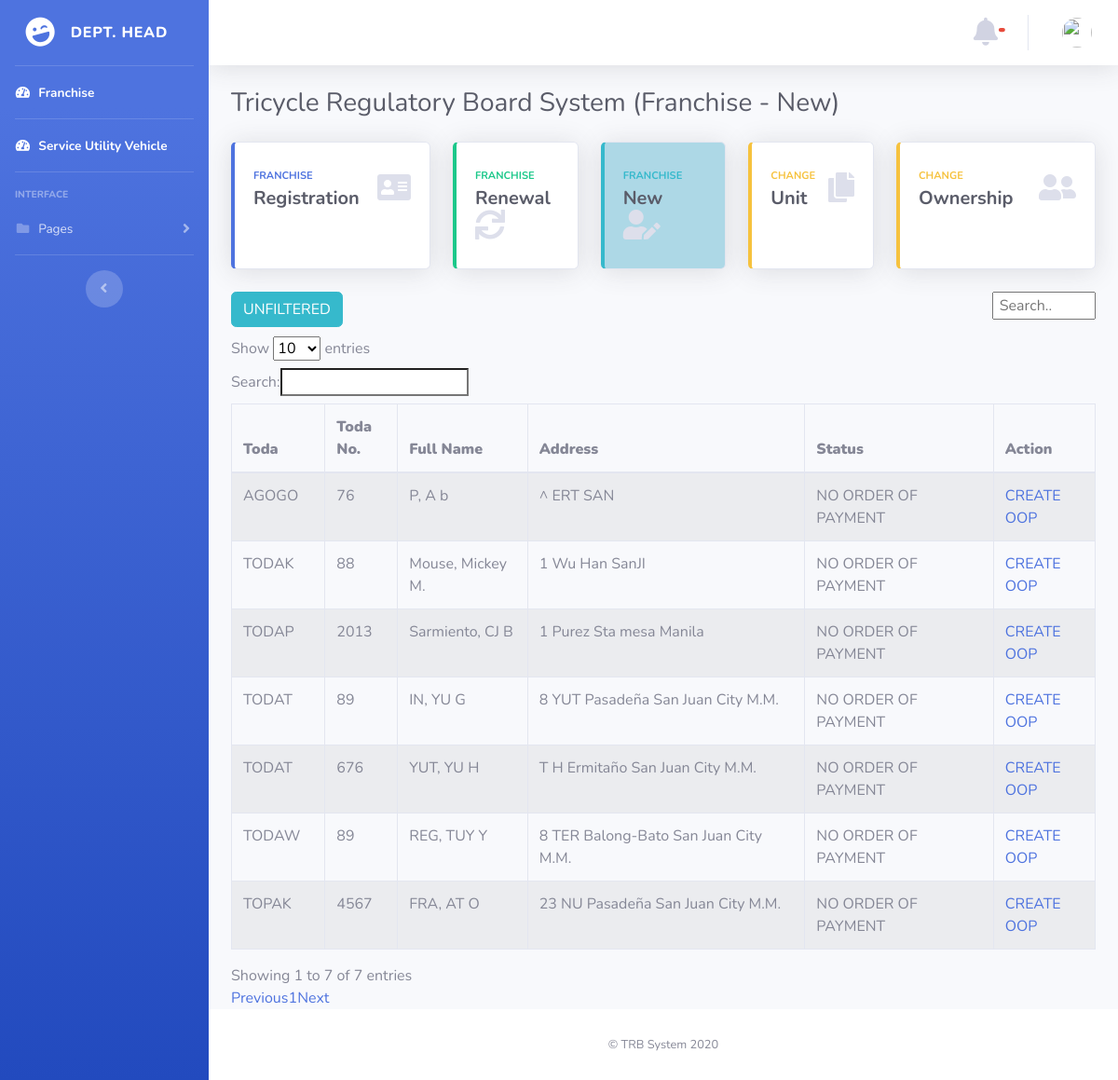
The page /admin2/index_table.php on the database as committed earlier.
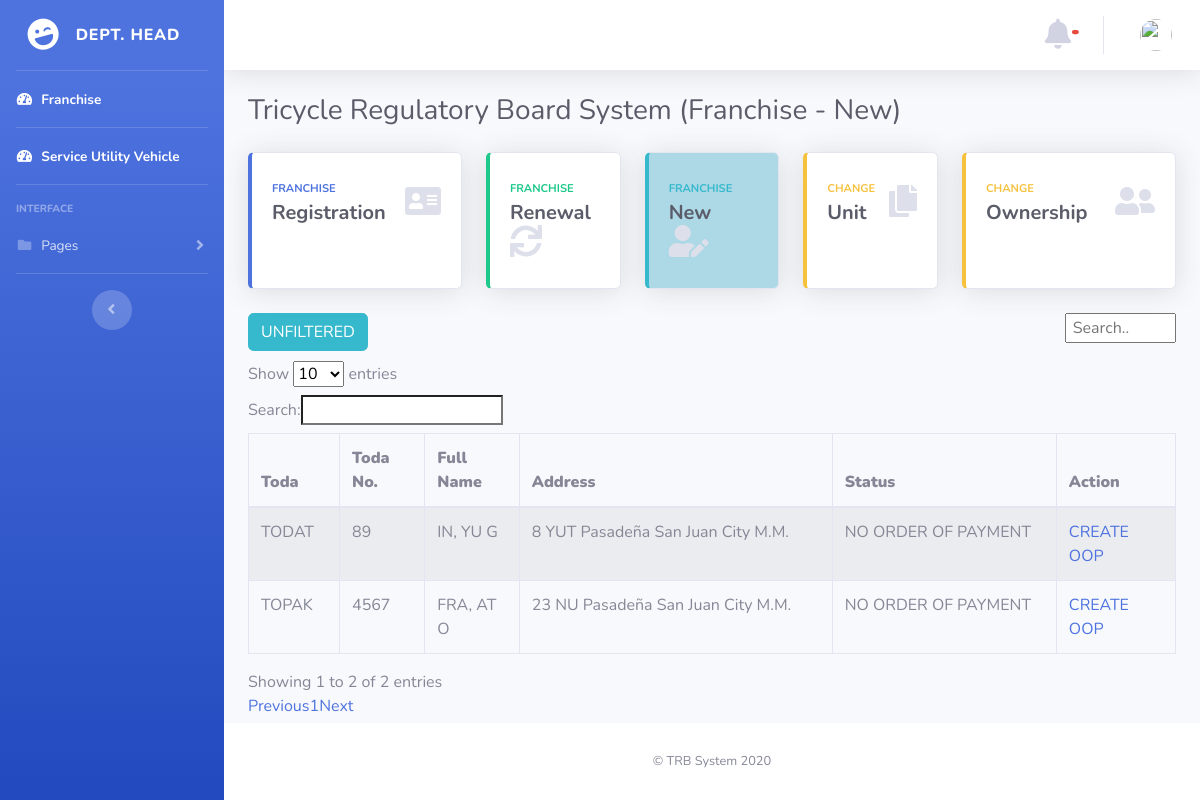
The same page on the database as committed later.
### tables this page shows
CREATE TABLE `tricycle_operator` (
  `id_no` int(11) NOT NULL,
  `first_name` varchar(25) NOT NULL,
  `middle_name` varchar(25) NOT NULL,
  `last_name` varchar(25) NOT NULL,
  `house_no` varchar(25) NOT NULL,
  `street` varchar(25) NOT NULL,
  `barangay` varchar(25) NOT NULL,
  `city` varchar(25) NOT NULL,
  `case_no` varchar(25) NOT NULL,
  `toda` varchar(25) NOT NULL,
  `toda_no` smallint(6) NOT NULL,
  `make` varchar(25) NOT NULL,
  `motor_no` varchar(25) NOT NULL,
  `chasis_no` varchar(25) NOT NULL,
  `plate_no` varchar(25) NOT NULL,
  `date` varchar(25) NOT NULL,
  `unit` smallint(6) NOT NULL,
  `status` int(6) NOT NULL,
  `seen_status` int(11) NOT NULL
);

### admin2/index_table.php (the view, shortened to what the changed rows need)
<!DOCTYPE html>
<html lang="en">
<head>
  <link href="../vendor/fontawesome-free/css/all.min.css" rel="stylesheet" type="text/css">
  <link href="../css/sb-admin-2.min.css" rel="stylesheet">
</head>
<body id="page-top">
  <?php require('nav.php');  ?>
        <div class="container-fluid">
          <div class="d-sm-flex align-items-center justify-content-between mb-4">
            <h1 class="h3 mb-0 text-gray-800">Tricycle Regulatory Board System (Franchise - New)</h1>
          </div>
          <div class="row">
            <div class="col-xl-3 col-md-6 mb-4">
            </div>
            <div class="col-xl-2 col-md-6 mb-4">
            </div>
            <div class="col-xl-2 col-md-6 mb-4">
            </div>
            <div class="col-xl-2 col-md-6 mb-4">
            </div>
          <div class="col-xl-3 col-md-6 mb-4">
          </div>
        </div>
             <div class="">
               <a href="index.php" class="btn btn-info" style="margin-bottom: 1%;">UNFILTERED</a>
               <input id="myInput" type="text" placeholder=" Search.." style="display: block; float: right; width: 12%;  ">
             </div>
<link rel='stylesheet' href='https://cdn.datatables.net/1.10.12/css/dataTables.bootstrap.min.css' />
          <?php
            require ("../database.php");
            $result = 'select * from tricycle_operator where status = 1';
            $statement = $connection->prepare($result);
            $statement->execute();
            $payments = $statement->fetchAll(PDO::FETCH_OBJ);
            echo "<table border='1'  class='table table-striped table-bordered table-hover' id='dataTables-example' >
                            <thead>
                    <tr>
                      <th><b>Toda</b></td></th>
                      <th><b  >Toda No.</b></td></th>
                      <th><b>Full Name</b></td></th>
                      <th><b>Address</b></td></th>
                      <th><b>Status</b></td></th>
                      <th><b>Action</b></td></th>
                      </thead>
                      <tbody id = 'myTable'>
                      ";
                      foreach($payments as $package):
                        $fname= $package->first_name;
                        $mname= $package->middle_name;
                        $lname= $package->last_name;
                        $fullname= $lname  .', '. $fname .' '.$mname;
                        $house_no = $package->house_no;
                        $street = $package->street;
                        $barangay = $package->barangay;
                        $city= $package->city;
                        $full_add =  $house_no .' '. $street .' '.$barangay.' '.$city;
                        $stats= $package->status;
                        $new_stat = '';
                        $display1 ='';
                       if($stats == 1) {
                         $new_stat= "NO ORDER OF PAYMENT";
                         $display1 = "inline-block ;";
                         $display2 = "none ;";
                       }
                        echo "<tr id=".$package->id_no.">";
                        echo "<td >".$package->toda."</td>";
                        echo "<td >".$package->toda_no."</td>";
                        echo "<td >".$fullname."</td>";
                        echo "<td >".$full_add."</td>";
                        echo "<td >".$new_stat."</td>";
                        echo "<td >
                        <a href='or_payment.php?userid=".$package->id_no."' style= display:".$display1."'>CREATE  OOP</a>
                        <a href='../treasury/or_payment.php?userid=".$package->id_no."' style= display:".$display2."'>PDF </a></td>";
                        echo "</tr>";
                      endforeach;
                      echo "
                      </tbody>
                      </table>";
            ?>
        </div>
      </div>
    </div>
  </div>
</body>
</html>

Rows that differ between the two databases and show on the page:
no longer on this page (row edited): tricycle_operator: toda "TODAK", toda_no "88", fullname "Mouse, Mickey M.", full_add "1 Wu Han SanJI", status "NO ORDER OF PAYMENT"
no longer on this page (row edited): tricycle_operator: toda "TODAP", toda_no "2013", fullname "Sarmiento, CJ B", full_add "1 Purez Sta mesa Manila", status "NO ORDER OF PAYMENT"
no longer on this page (row edited): tricycle_operator: toda "AGOGO", toda_no "76", fullname "P, A b", full_add "^ ERT SAN", status "NO ORDER OF PAYMENT"
no longer on this page (row edited): tricycle_operator: toda "TODAW", toda_no "89", fullname "REG, TUY Y", full_add "8 TER Balong-Bato San Juan City M.M.", status "NO ORDER OF PAYMENT"
no longer on this page (row edited): tricycle_operator: toda "TODAT", toda_no "676", fullname "YUT, YU H", full_add "T H Ermitaño San Juan City M.M.", status "NO ORDER OF PAYMENT"
Other text that changed with them:
text written by a page script: "Show entries Search: Showing 1 to 7 of 7 entries Previous 1 Next" → "Show entries Search: Showing 1 to 2 of 2 entries Previous 1 Next"
